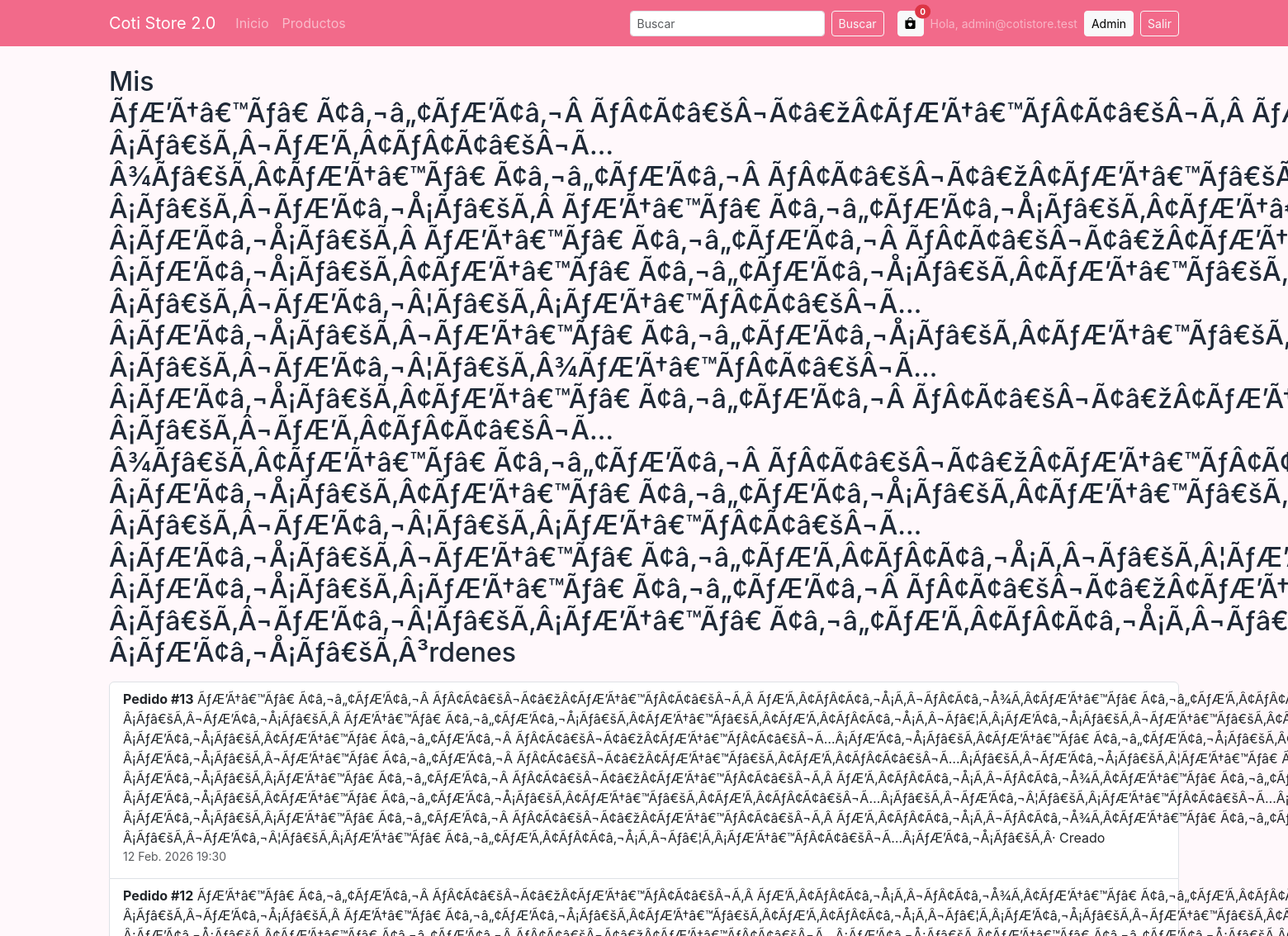
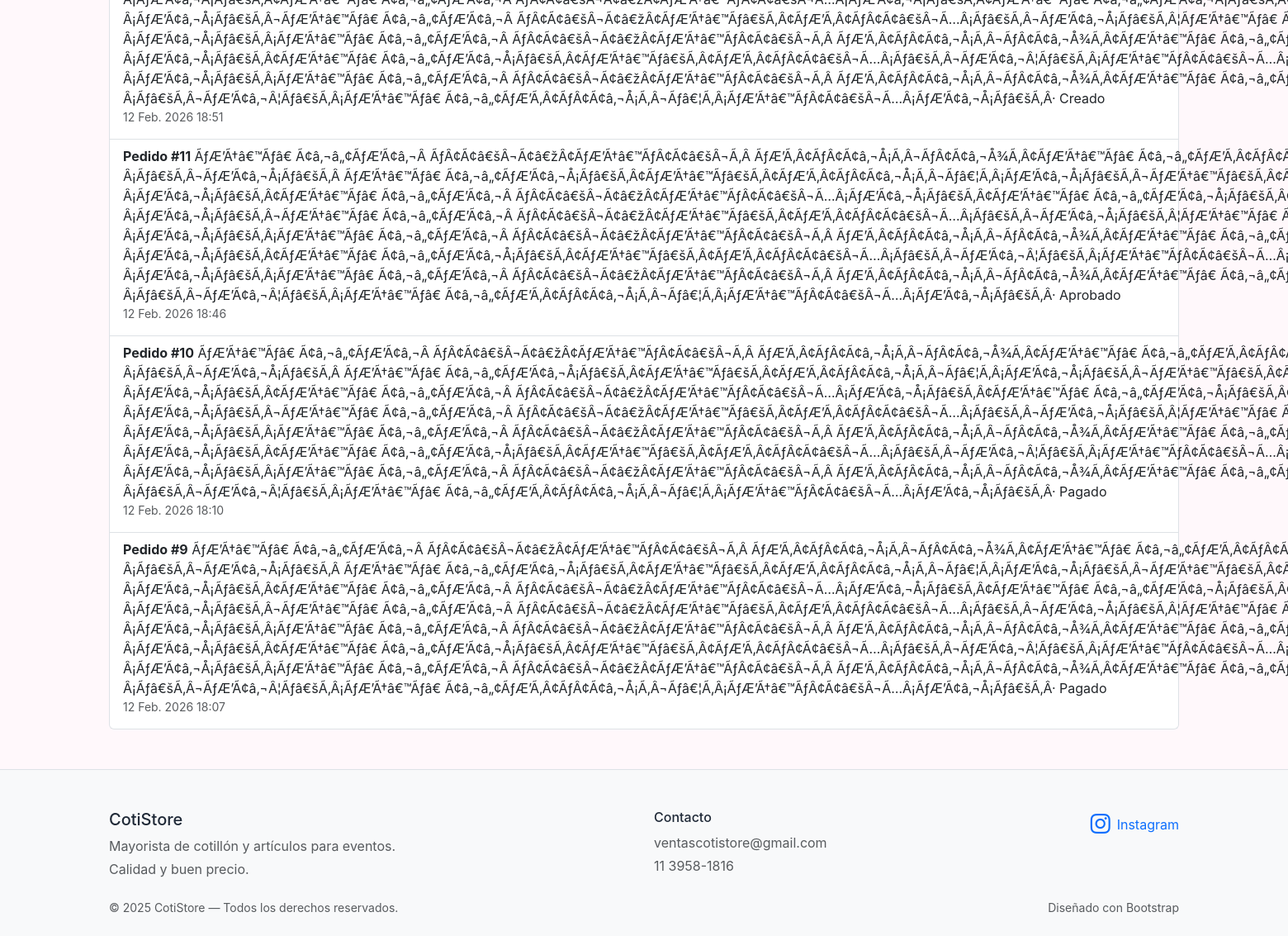
Page /mis-ordenes/ (signed in) on the committed database (2 pictures, top to bottom).
### users/models.py (models this page shows, shortened)
class CustomUser(AbstractUser):
    ROLE_CHOICES = (
        ("user", "Usuario"),
        ("admin", "Administrador"),
    )
    name = models.CharField(max_length=150, blank=True, default="")
    phone = models.CharField(max_length=50, blank=True, default="")
    address = models.CharField(max_length=255, blank=True, default="")
    city = models.CharField(max_length=120, blank=True, default="")
    zip_code = models.CharField(max_length=20, blank=True, default="")
    avatar = models.ImageField(upload_to="avatars/", blank=True, null=True)
    role = models.CharField(max_length=10, choices=ROLE_CHOICES, default="user")
    groups = models.ManyToManyField(
        "auth.Group",
        related_name="customuser_set",
        blank=True,
        help_text="Grupos de permisos heredados."
    )
    user_permissions = models.ManyToManyField(
        "auth.Permission",
        related_name="customuser_set",
        blank=True,
        help_text="Permisos específicos para el usuario."
    )

### orders/models.py (models this page shows, shortened)
class Order(models.Model):
    STATUS_CHOICES = [
        ("created", "Creado"),
        ("approved", "Aprobado"),
        ("pending_payment", "Falta pago"),
        ("draft", "Borrador"),
        ("paid", "Pagado"),
        ("shipped", "Enviado"),
        ("delivered", "Entregado"),
        ("cancelled", "Cancelado"),
    ]
    user = models.ForeignKey(settings.AUTH_USER_MODEL, on_delete=models.SET_NULL, null=True, blank=True, related_name="orders")
    nombre = models.CharField(max_length=120)
    email = models.EmailField()
    direccion = models.CharField(max_length=255)
    ciudad = models.CharField(max_length=120)
    estado = models.CharField(max_length=120, blank=True)
    cp = models.CharField(max_length=20, blank=True)
    telefono = models.CharField(max_length=50, blank=True)
    nota = models.TextField(blank=True)
    status = models.CharField(max_length=20, choices=STATUS_CHOICES, default="created")
    total = models.DecimalField(max_digits=10, decimal_places=2, default=0)
    creado_en = models.DateTimeField(default=timezone.now)
    class Meta:
        ordering = ["-creado_en"]

### orders/views.py (the view)
# urls.py: path("mis-ordenes/", MyOrdersView.as_view(), name="orders-mine"),
class MyOrdersView(LoginRequiredMixin, generic.ListView):
    model = Order
    template_name = "account/orders.html"
    context_object_name = "orders"
    paginate_by = 10
    def get_queryset(self):
        return Order.objects.filter(user=self.request.user).prefetch_related("items__product")

### templates/account/orders.html (shortened to what this page needs)
{% extends "base.html" %}
{% block content %}
<h2 class="mb-3">Mis ÃƒÆ’Ã†â€™Ãƒâ€ Ã¢â‚¬â„¢ÃƒÆ’Ã¢â‚¬Â ÃƒÂ¢Ã¢â€šÂ¬Ã¢â€žÂ¢ÃƒÆ’Ã†â€™ÃƒÂ¢Ã¢â€šÂ¬Ã‚Â ÃƒÆ’Ã‚Â¢ÃƒÂ¢Ã¢â‚¬Å¡Ã‚Â¬ÃƒÂ¢Ã¢â‚¬Å¾Ã‚Â¢ÃƒÆ’Ã†â€™Ãƒâ€ Ã¢â‚¬â„¢ÃƒÆ’Ã‚Â¢ÃƒÂ¢Ã¢â‚¬Å¡Ã‚Â¬Ãƒâ€šÃ‚Â ÃƒÆ’Ã†â€™Ãƒâ€šÃ‚Â¢ÃƒÆ’Ã‚Â¢ÃƒÂ¢Ã¢â€šÂ¬Ã…Â¡Ãƒâ€šÃ‚Â¬ÃƒÆ’Ã‚Â¢ÃƒÂ¢Ã¢â€šÂ¬Ã…Â¾Ãƒâ€šÃ‚Â¢ÃƒÆ’Ã†â€™Ãƒâ€ Ã¢â‚¬â„¢ÃƒÆ’Ã¢â‚¬Â ÃƒÂ¢Ã¢â€šÂ¬Ã¢â€žÂ¢ÃƒÆ’Ã†â€™Ãƒâ€šÃ‚Â¢ÃƒÆ’Ã‚Â¢ÃƒÂ¢Ã¢â€šÂ¬Ã…Â¡Ãƒâ€šÃ‚Â¬ÃƒÆ’Ã¢â‚¬Å¡Ãƒâ€šÃ‚Â ÃƒÆ’Ã†â€™Ãƒâ€ Ã¢â‚¬â„¢ÃƒÆ’Ã¢â‚¬Å¡Ãƒâ€šÃ‚Â¢ÃƒÆ’Ã†â€™Ãƒâ€šÃ‚Â¢ÃƒÆ’Ã‚Â¢ÃƒÂ¢Ã¢â‚¬Å¡Ã‚Â¬Ãƒâ€¦Ã‚Â¡ÃƒÆ’Ã¢â‚¬Å¡Ãƒâ€šÃ‚Â¬ÃƒÆ’Ã†â€™Ãƒâ€šÃ‚Â¢ÃƒÆ’Ã‚Â¢ÃƒÂ¢Ã¢â‚¬Å¡Ã‚Â¬Ãƒâ€¦Ã‚Â¾ÃƒÆ’Ã¢â‚¬Å¡Ãƒâ€šÃ‚Â¢ÃƒÆ’Ã†â€™Ãƒâ€ Ã¢â‚¬â„¢ÃƒÆ’Ã¢â‚¬Â ÃƒÂ¢Ã¢â€šÂ¬Ã¢â€žÂ¢ÃƒÆ’Ã†â€™ÃƒÂ¢Ã¢â€šÂ¬Ã‚Â ÃƒÆ’Ã‚Â¢ÃƒÂ¢Ã¢â‚¬Å¡Ã‚Â¬ÃƒÂ¢Ã¢â‚¬Å¾Ã‚Â¢ÃƒÆ’Ã†â€™Ãƒâ€ Ã¢â‚¬â„¢ÃƒÆ’Ã¢â‚¬Å¡Ãƒâ€šÃ‚Â¢ÃƒÆ’Ã†â€™Ãƒâ€šÃ‚Â¢ÃƒÆ’Ã‚Â¢ÃƒÂ¢Ã¢â‚¬Å¡Ã‚Â¬Ãƒâ€¦Ã‚Â¡ÃƒÆ’Ã¢â‚¬Å¡Ãƒâ€šÃ‚Â¬ÃƒÆ’Ã†â€™ÃƒÂ¢Ã¢â€šÂ¬Ã…Â¡ÃƒÆ’Ã¢â‚¬Å¡Ãƒâ€šÃ‚Â ÃƒÆ’Ã†â€™Ãƒâ€ Ã¢â‚¬â„¢ÃƒÆ’Ã¢â‚¬Â ÃƒÂ¢Ã¢â€šÂ¬Ã¢â€žÂ¢ÃƒÆ’Ã†â€™ÃƒÂ¢Ã¢â€šÂ¬Ã…Â¡ÃƒÆ’Ã¢â‚¬Å¡Ãƒâ€šÃ‚Â¢ÃƒÆ’Ã†â€™Ãƒâ€ Ã¢â‚¬â„¢ÃƒÆ’Ã¢â‚¬Å¡Ãƒâ€šÃ‚Â¢ÃƒÆ’Ã†â€™Ãƒâ€šÃ‚Â¢ÃƒÆ’Ã‚Â¢ÃƒÂ¢Ã¢â€šÂ¬Ã…Â¡Ãƒâ€šÃ‚Â¬ÃƒÆ’Ã¢â‚¬Â¦Ãƒâ€šÃ‚Â¡ÃƒÆ’Ã†â€™ÃƒÂ¢Ã¢â€šÂ¬Ã…Â¡ÃƒÆ’Ã¢â‚¬Å¡Ãƒâ€šÃ‚Â¬ÃƒÆ’Ã†â€™Ãƒâ€ Ã¢â‚¬â„¢ÃƒÆ’Ã¢â‚¬Å¡Ãƒâ€šÃ‚Â¢ÃƒÆ’Ã†â€™Ãƒâ€šÃ‚Â¢ÃƒÆ’Ã‚Â¢ÃƒÂ¢Ã¢â€šÂ¬Ã…Â¡Ãƒâ€šÃ‚Â¬ÃƒÆ’Ã¢â‚¬Â¦Ãƒâ€šÃ‚Â¾ÃƒÆ’Ã†â€™ÃƒÂ¢Ã¢â€šÂ¬Ã…Â¡ÃƒÆ’Ã¢â‚¬Å¡Ãƒâ€šÃ‚Â¢ÃƒÆ’Ã†â€™Ãƒâ€ Ã¢â‚¬â„¢ÃƒÆ’Ã¢â‚¬Â ÃƒÂ¢Ã¢â€šÂ¬Ã¢â€žÂ¢ÃƒÆ’Ã†â€™ÃƒÂ¢Ã¢â€šÂ¬Ã‚Â ÃƒÆ’Ã‚Â¢ÃƒÂ¢Ã¢â‚¬Å¡Ã‚Â¬ÃƒÂ¢Ã¢â‚¬Å¾Ã‚Â¢ÃƒÆ’Ã†â€™Ãƒâ€ Ã¢â‚¬â„¢ÃƒÆ’Ã‚Â¢ÃƒÂ¢Ã¢â‚¬Å¡Ã‚Â¬Ãƒâ€šÃ‚Â ÃƒÆ’Ã†â€™Ãƒâ€šÃ‚Â¢ÃƒÆ’Ã‚Â¢ÃƒÂ¢Ã¢â€šÂ¬Ã…Â¡Ãƒâ€šÃ‚Â¬ÃƒÆ’Ã‚Â¢ÃƒÂ¢Ã¢â€šÂ¬Ã…Â¾Ãƒâ€šÃ‚Â¢ÃƒÆ’Ã†â€™Ãƒâ€ Ã¢â‚¬â„¢ÃƒÆ’Ã¢â‚¬Â ÃƒÂ¢Ã¢â€šÂ¬Ã¢â€žÂ¢ÃƒÆ’Ã†â€™ÃƒÂ¢Ã¢â€šÂ¬Ã…Â¡ÃƒÆ’Ã¢â‚¬Å¡Ãƒâ€šÃ‚Â¢ÃƒÆ’Ã†â€™Ãƒâ€ Ã¢â‚¬â„¢ÃƒÆ’Ã¢â‚¬Å¡Ãƒâ€šÃ‚Â¢ÃƒÆ’Ã†â€™Ãƒâ€šÃ‚Â¢ÃƒÆ’Ã‚Â¢ÃƒÂ¢Ã¢â€šÂ¬Ã…Â¡Ãƒâ€šÃ‚Â¬ÃƒÆ’Ã¢â‚¬Â¦Ãƒâ€šÃ‚Â¡ÃƒÆ’Ã†â€™ÃƒÂ¢Ã¢â€šÂ¬Ã…Â¡ÃƒÆ’Ã¢â‚¬Å¡Ãƒâ€šÃ‚Â¬ÃƒÆ’Ã†â€™Ãƒâ€ Ã¢â‚¬â„¢ÃƒÆ’Ã‚Â¢ÃƒÂ¢Ã¢â‚¬Å¡Ã‚Â¬Ãƒâ€šÃ‚Â¦ÃƒÆ’Ã†â€™ÃƒÂ¢Ã¢â€šÂ¬Ã…Â¡ÃƒÆ’Ã¢â‚¬Å¡Ãƒâ€šÃ‚Â¡ÃƒÆ’Ã†â€™Ãƒâ€ Ã¢â‚¬â„¢ÃƒÆ’Ã¢â‚¬Â ÃƒÂ¢Ã¢â€šÂ¬Ã¢â€žÂ¢ÃƒÆ’Ã†â€™ÃƒÂ¢Ã¢â€šÂ¬Ã‚Â ÃƒÆ’Ã‚Â¢ÃƒÂ¢Ã¢â‚¬Å¡Ã‚Â¬ÃƒÂ¢Ã¢â‚¬Å¾Ã‚Â¢ÃƒÆ’Ã†â€™Ãƒâ€ Ã¢â‚¬â„¢ÃƒÆ’Ã¢â‚¬Å¡Ãƒâ€šÃ‚Â¢ÃƒÆ’Ã†â€™Ãƒâ€šÃ‚Â¢ÃƒÆ’Ã‚Â¢ÃƒÂ¢Ã¢â‚¬Å¡Ã‚Â¬Ãƒâ€¦Ã‚Â¡ÃƒÆ’Ã¢â‚¬Å¡Ãƒâ€šÃ‚Â¬ÃƒÆ’Ã†â€™ÃƒÂ¢Ã¢â€šÂ¬Ã‚Â¦ÃƒÆ’Ã¢â‚¬Å¡Ãƒâ€šÃ‚Â¡ÃƒÆ’Ã†â€™Ãƒâ€ Ã¢â‚¬â„¢ÃƒÆ’Ã¢â‚¬Â ÃƒÂ¢Ã¢â€šÂ¬Ã¢â€žÂ¢ÃƒÆ’Ã†â€™Ãƒâ€šÃ‚Â¢ÃƒÆ’Ã‚Â¢ÃƒÂ¢Ã¢â€šÂ¬Ã…Â¡Ãƒâ€šÃ‚Â¬ÃƒÆ’Ã¢â‚¬Â¦Ãƒâ€šÃ‚Â¡ÃƒÆ’Ã†â€™Ãƒâ€ Ã¢â‚¬â„¢ÃƒÆ’Ã‚Â¢ÃƒÂ¢Ã¢â‚¬Å¡Ã‚Â¬Ãƒâ€¦Ã‚Â¡ÃƒÆ’Ã†â€™ÃƒÂ¢Ã¢â€šÂ¬Ã…Â¡ÃƒÆ’Ã¢â‚¬Å¡Ãƒâ€šÃ‚Â³rdenes</h2>
{% if orders %}
  <div class="list-group">
    {% for order in orders %}
      <div class="list-group-item">
        <div class="d-flex justify-content-between align-items-center">
          <div>
            <strong>Pedido #{{ order.id }}</strong> ÃƒÆ’Ã†â€™Ãƒâ€ Ã¢â‚¬â„¢ÃƒÆ’Ã¢â‚¬Â ÃƒÂ¢Ã¢â€šÂ¬Ã¢â€žÂ¢ÃƒÆ’Ã†â€™ÃƒÂ¢Ã¢â€šÂ¬Ã‚Â ÃƒÆ’Ã‚Â¢ÃƒÂ¢Ã¢â‚¬Å¡Ã‚Â¬ÃƒÂ¢Ã¢â‚¬Å¾Ã‚Â¢ÃƒÆ’Ã†â€™Ãƒâ€ Ã¢â‚¬â„¢ÃƒÆ’Ã‚Â¢ÃƒÂ¢Ã¢â‚¬Å¡Ã‚Â¬Ãƒâ€šÃ‚Â ÃƒÆ’Ã†â€™Ãƒâ€šÃ‚Â¢ÃƒÆ’Ã‚Â¢ÃƒÂ¢Ã¢â€šÂ¬Ã…Â¡Ãƒâ€šÃ‚Â¬ÃƒÆ’Ã‚Â¢ÃƒÂ¢Ã¢â€šÂ¬Ã…Â¾Ãƒâ€šÃ‚Â¢ÃƒÆ’Ã†â€™Ãƒâ€ Ã¢â‚¬â„¢ÃƒÆ’Ã¢â‚¬Â ÃƒÂ¢Ã¢â€šÂ¬Ã¢â€žÂ¢ÃƒÆ’Ã†â€™Ãƒâ€šÃ‚Â¢ÃƒÆ’Ã‚Â¢ÃƒÂ¢Ã¢â€šÂ¬Ã…Â¡Ãƒâ€šÃ‚Â¬ÃƒÆ’Ã¢â‚¬Å¡Ãƒâ€šÃ‚Â ÃƒÆ’Ã†â€™Ãƒâ€ Ã¢â‚¬â„¢ÃƒÆ’Ã¢â‚¬Å¡Ãƒâ€šÃ‚Â¢ÃƒÆ’Ã†â€™Ãƒâ€šÃ‚Â¢ÃƒÆ’Ã‚Â¢ÃƒÂ¢Ã¢â‚¬Å¡Ã‚Â¬Ãƒâ€¦Ã‚Â¡ÃƒÆ’Ã¢â‚¬Å¡Ãƒâ€šÃ‚Â¬ÃƒÆ’Ã†â€™Ãƒâ€šÃ‚Â¢ÃƒÆ’Ã‚Â¢ÃƒÂ¢Ã¢â‚¬Å¡Ã‚Â¬Ãƒâ€¦Ã‚Â¾ÃƒÆ’Ã¢â‚¬Å¡Ãƒâ€šÃ‚Â¢ÃƒÆ’Ã†â€™Ãƒâ€ Ã¢â‚¬â„¢ÃƒÆ’Ã¢â‚¬Â ÃƒÂ¢Ã¢â€šÂ¬Ã¢â€žÂ¢ÃƒÆ’Ã†â€™ÃƒÂ¢Ã¢â€šÂ¬Ã‚Â ÃƒÆ’Ã‚Â¢ÃƒÂ¢Ã¢â‚¬Å¡Ã‚Â¬ÃƒÂ¢Ã¢â‚¬Å¾Ã‚Â¢ÃƒÆ’Ã†â€™Ãƒâ€ Ã¢â‚¬â„¢ÃƒÆ’Ã‚Â¢ÃƒÂ¢Ã¢â‚¬Å¡Ã‚Â¬Ãƒâ€¦Ã‚Â¡ÃƒÆ’Ã†â€™ÃƒÂ¢Ã¢â€šÂ¬Ã…Â¡ÃƒÆ’Ã¢â‚¬Å¡Ãƒâ€šÃ‚Â¢ÃƒÆ’Ã†â€™Ãƒâ€ Ã¢â‚¬â„¢ÃƒÆ’Ã¢â‚¬Â ÃƒÂ¢Ã¢â€šÂ¬Ã¢â€žÂ¢ÃƒÆ’Ã†â€™ÃƒÂ¢Ã¢â€šÂ¬Ã…Â¡ÃƒÆ’Ã¢â‚¬Å¡Ãƒâ€šÃ‚Â¢ÃƒÆ’Ã†â€™Ãƒâ€ Ã¢â‚¬â„¢ÃƒÆ’Ã¢â‚¬Å¡Ãƒâ€šÃ‚Â¢ÃƒÆ’Ã†â€™Ãƒâ€šÃ‚Â¢ÃƒÆ’Ã‚Â¢ÃƒÂ¢Ã¢â‚¬Å¡Ã‚Â¬Ãƒâ€¦Ã‚Â¡ÃƒÆ’Ã¢â‚¬Å¡Ãƒâ€šÃ‚Â¬ÃƒÆ’Ã†â€™ÃƒÂ¢Ã¢â€šÂ¬Ã‚Â¦ÃƒÆ’Ã¢â‚¬Å¡Ãƒâ€šÃ‚Â¡ÃƒÆ’Ã†â€™Ãƒâ€ Ã¢â‚¬â„¢ÃƒÆ’Ã‚Â¢ÃƒÂ¢Ã¢â‚¬Å¡Ã‚Â¬Ãƒâ€¦Ã‚Â¡ÃƒÆ’Ã†â€™ÃƒÂ¢Ã¢â€šÂ¬Ã…Â¡ÃƒÆ’Ã¢â‚¬Å¡Ãƒâ€šÃ‚Â¬ÃƒÆ’Ã†â€™Ãƒâ€ Ã¢â‚¬â„¢ÃƒÆ’Ã¢â‚¬Â ÃƒÂ¢Ã¢â€šÂ¬Ã¢â€žÂ¢ÃƒÆ’Ã†â€™Ãƒâ€šÃ‚Â¢ÃƒÆ’Ã‚Â¢ÃƒÂ¢Ã¢â€šÂ¬Ã…Â¡Ãƒâ€šÃ‚Â¬ÃƒÆ’Ã¢â‚¬Å¡Ãƒâ€šÃ‚Â¦ÃƒÆ’Ã†â€™Ãƒâ€ Ã¢â‚¬â„¢ÃƒÆ’Ã‚Â¢ÃƒÂ¢Ã¢â‚¬Å¡Ã‚Â¬Ãƒâ€¦Ã‚Â¡ÃƒÆ’Ã†â€™ÃƒÂ¢Ã¢â€šÂ¬Ã…Â¡ÃƒÆ’Ã¢â‚¬Å¡Ãƒâ€šÃ‚Â¡ÃƒÆ’Ã†â€™Ãƒâ€ Ã¢â‚¬â„¢ÃƒÆ’Ã¢â‚¬Â ÃƒÂ¢Ã¢â€šÂ¬Ã¢â€žÂ¢ÃƒÆ’Ã†â€™ÃƒÂ¢Ã¢â€šÂ¬Ã‚Â ÃƒÆ’Ã‚Â¢ÃƒÂ¢Ã¢â‚¬Å¡Ã‚Â¬ÃƒÂ¢Ã¢â‚¬Å¾Ã‚Â¢ÃƒÆ’Ã†â€™Ãƒâ€ Ã¢â‚¬â„¢ÃƒÆ’Ã‚Â¢ÃƒÂ¢Ã¢â‚¬Å¡Ã‚Â¬Ãƒâ€šÃ‚Â ÃƒÆ’Ã†â€™Ãƒâ€šÃ‚Â¢ÃƒÆ’Ã‚Â¢ÃƒÂ¢Ã¢â€šÂ¬Ã…Â¡Ãƒâ€šÃ‚Â¬ÃƒÆ’Ã‚Â¢ÃƒÂ¢Ã¢â€šÂ¬Ã…Â¾Ãƒâ€šÃ‚Â¢ÃƒÆ’Ã†â€™Ãƒâ€ Ã¢â‚¬â„¢ÃƒÆ’Ã¢â‚¬Â ÃƒÂ¢Ã¢â€šÂ¬Ã¢â€žÂ¢ÃƒÆ’Ã†â€™ÃƒÂ¢Ã¢â€šÂ¬Ã…Â¡ÃƒÆ’Ã¢â‚¬Å¡Ãƒâ€šÃ‚Â¢ÃƒÆ’Ã†â€™Ãƒâ€ Ã¢â‚¬â„¢ÃƒÆ’Ã¢â‚¬Å¡Ãƒâ€šÃ‚Â¢ÃƒÆ’Ã†â€™Ãƒâ€šÃ‚Â¢ÃƒÆ’Ã‚Â¢ÃƒÂ¢Ã¢â€šÂ¬Ã…Â¡Ãƒâ€šÃ‚Â¬ÃƒÆ’Ã¢â‚¬Â¦Ãƒâ€šÃ‚Â¡ÃƒÆ’Ã†â€™ÃƒÂ¢Ã¢â€šÂ¬Ã…Â¡ÃƒÆ’Ã¢â‚¬Å¡Ãƒâ€šÃ‚Â¬ÃƒÆ’Ã†â€™Ãƒâ€ Ã¢â‚¬â„¢ÃƒÆ’Ã‚Â¢ÃƒÂ¢Ã¢â‚¬Å¡Ã‚Â¬Ãƒâ€šÃ‚Â¦ÃƒÆ’Ã†â€™ÃƒÂ¢Ã¢â€šÂ¬Ã…Â¡ÃƒÆ’Ã¢â‚¬Å¡Ãƒâ€šÃ‚Â¡ÃƒÆ’Ã†â€™Ãƒâ€ Ã¢â‚¬â„¢ÃƒÆ’Ã¢â‚¬Â ÃƒÂ¢Ã¢â€šÂ¬Ã¢â€žÂ¢ÃƒÆ’Ã†â€™ÃƒÂ¢Ã¢â€šÂ¬Ã‚Â ÃƒÆ’Ã‚Â¢ÃƒÂ¢Ã¢â‚¬Å¡Ã‚Â¬ÃƒÂ¢Ã¢â‚¬Å¾Ã‚Â¢ÃƒÆ’Ã†â€™Ãƒâ€ Ã¢â‚¬â„¢ÃƒÆ’Ã¢â‚¬Å¡Ãƒâ€šÃ‚Â¢ÃƒÆ’Ã†â€™Ãƒâ€šÃ‚Â¢ÃƒÆ’Ã‚Â¢ÃƒÂ¢Ã¢â‚¬Å¡Ã‚Â¬Ãƒâ€¦Ã‚Â¡ÃƒÆ’Ã¢â‚¬Å¡Ãƒâ€šÃ‚Â¬ÃƒÆ’Ã†â€™ÃƒÂ¢Ã¢â€šÂ¬Ã‚Â¦ÃƒÆ’Ã¢â‚¬Å¡Ãƒâ€šÃ‚Â¡ÃƒÆ’Ã†â€™Ãƒâ€ Ã¢â‚¬â„¢ÃƒÆ’Ã¢â‚¬Â ÃƒÂ¢Ã¢â€šÂ¬Ã¢â€žÂ¢ÃƒÆ’Ã†â€™Ãƒâ€šÃ‚Â¢ÃƒÆ’Ã‚Â¢ÃƒÂ¢Ã¢â€šÂ¬Ã…Â¡Ãƒâ€šÃ‚Â¬ÃƒÆ’Ã¢â‚¬Â¦Ãƒâ€šÃ‚Â¡ÃƒÆ’Ã†â€™Ãƒâ€ Ã¢â‚¬â„¢ÃƒÆ’Ã‚Â¢ÃƒÂ¢Ã¢â‚¬Å¡Ã‚Â¬Ãƒâ€¦Ã‚Â¡ÃƒÆ’Ã†â€™ÃƒÂ¢Ã¢â€šÂ¬Ã…Â¡ÃƒÆ’Ã¢â‚¬Å¡Ãƒâ€šÃ‚Â· {{ order.get_status_display }}
            <div class="text-muted small">{{ order.creado_en }}</div>
          </div>
        </div>
      </div>
    {% endfor %}
  </div>
{% endif %}
{% endblock %}

### templates/base.html (shortened to what this page needs)
<!DOCTYPE html>
<html lang="es">
<head>
  <link rel="stylesheet" href="https://cdn.jsdelivr.net/npm/bootstrap@5.3.3/dist/css/bootstrap.min.css">
  <link rel="stylesheet" href="https://cdn.jsdelivr.net/npm/bootstrap-icons@1.11.3/font/bootstrap-icons.css">
</head>
<body>
  <nav class="navbar navbar-expand-lg navbar-dark navbar-custom mb-4">
    <div class="container">
      <a class="navbar-brand d-flex align-items-center gap-2" href="/">
        <span>Coti Store 2.0</span>
      </a>
      <div class="collapse navbar-collapse" id="mainNav">
        <ul class="navbar-nav me-auto">
          <li class="nav-item"><a class="nav-link" href="/">Inicio</a></li>
          <li class="nav-item"><a class="nav-link" href="{% url 'catalogo' %}">Productos</a></li>
        </ul>
        <form class="d-flex me-3" action="{% url 'catalogo' %}" method="get" role="search">
          <input class="form-control form-control-sm me-2" type="search" name="q" placeholder="Buscar" aria-label="Buscar">
          <button class="btn btn-sm btn-outline-light" type="submit">Buscar</button>
        </form>
        <div class="d-flex align-items-center gap-2">
          <button class="btn btn-sm btn-light position-relative" type="button" data-bs-toggle="offcanvas" data-bs-target="#offcanvasScrolling" aria-controls="offcanvasScrolling" title="Carrito">
            <i class="bi bi-bag-heart-fill"></i>
            <span class="position-absolute top-0 start-100 translate-middle badge rounded-pill bg-danger" id="cartCountBadge" style="font-size:10px;">0</span>
          </button>
          {% if user.is_authenticated %}
            <span class="text-white-50 small d-none d-md-inline">Hola, {{ user.username }}</span>
            {% if user.is_staff or user.is_superuser %}
              <a class="btn btn-sm btn-light" href="{% url 'admin:index' %}">Admin</a>
            {% else %}
              <a class="btn btn-sm btn-light" href="{% url 'account' %}">Mi cuenta</a>
            {% endif %}
            <form action="{% url 'logout' %}" method="post" class="d-inline">
              <button class="btn btn-sm btn-outline-light" type="submit">Salir</button>
            </form>
          {% else %}
            <a class="btn btn-sm btn-outline-light" href="{% url 'login' %}">Iniciar sesión</a>
            <a class="btn btn-sm btn-light" href="{% url 'signup' %}">Registrarse</a>
          {% endif %}
        </div>
      </div>
    </div>
  </nav>
  <main class="container mb-5">
    {% block content %}{% endblock %}
  </main>
  <footer class="pt-5 pb-4 bg-light border-top">
    <div class="container">
      <div class="row g-4">
        <div class="col-md-6">
          <h5 class="mb-2">CotiStore</h5>
          <p class="mb-1 text-muted">Mayorista de cotillón y artículos para eventos.</p>
          <p class="mb-0 text-muted">Calidad y buen precio.</p>
        </div>
        <div class="col-md-3">
          <h6 class="mb-2">Contacto</h6>
          <p class="mb-1 text-muted">ventascotistore@gmail.com</p>
          <p class="mb-0 text-muted">11 3958-1816</p>
        </div>
        <div class="col-md-3 d-flex align-items-start justify-content-md-end">
          <a class="text-primary d-flex align-items-center gap-2 text-decoration-none" href="https://www.instagram.com/cotistore_mayorista" target="_blank" rel="noopener noreferrer">
            <i class="bi bi-instagram fs-4"></i>
            <span>Instagram</span>
          </a>
        </div>
      </div>
      <div class="d-flex justify-content-between align-items-center small text-muted mt-4">
        <span>&copy; 2025 CotiStore — Todos los derechos reservados.</span>
        <span>Diseñado con Bootstrap</span>
      </div>
    </div>
  </footer>
</body>
</html>

### rows in the picture
CustomUser: username "admin@cotistore.test"
Order: id "13", status "Creado", creado_en "12 Feb. 2026 19:30"
Order: id "12", status "Creado", creado_en "12 Feb. 2026 18:51"
Order: id "11", status "Aprobado", creado_en "12 Feb. 2026 18:46"
Order: id "10", status "Pagado", creado_en "12 Feb. 2026 18:10"
Order: id "9", status "Pagado", creado_en "12 Feb. 2026 18:07"
